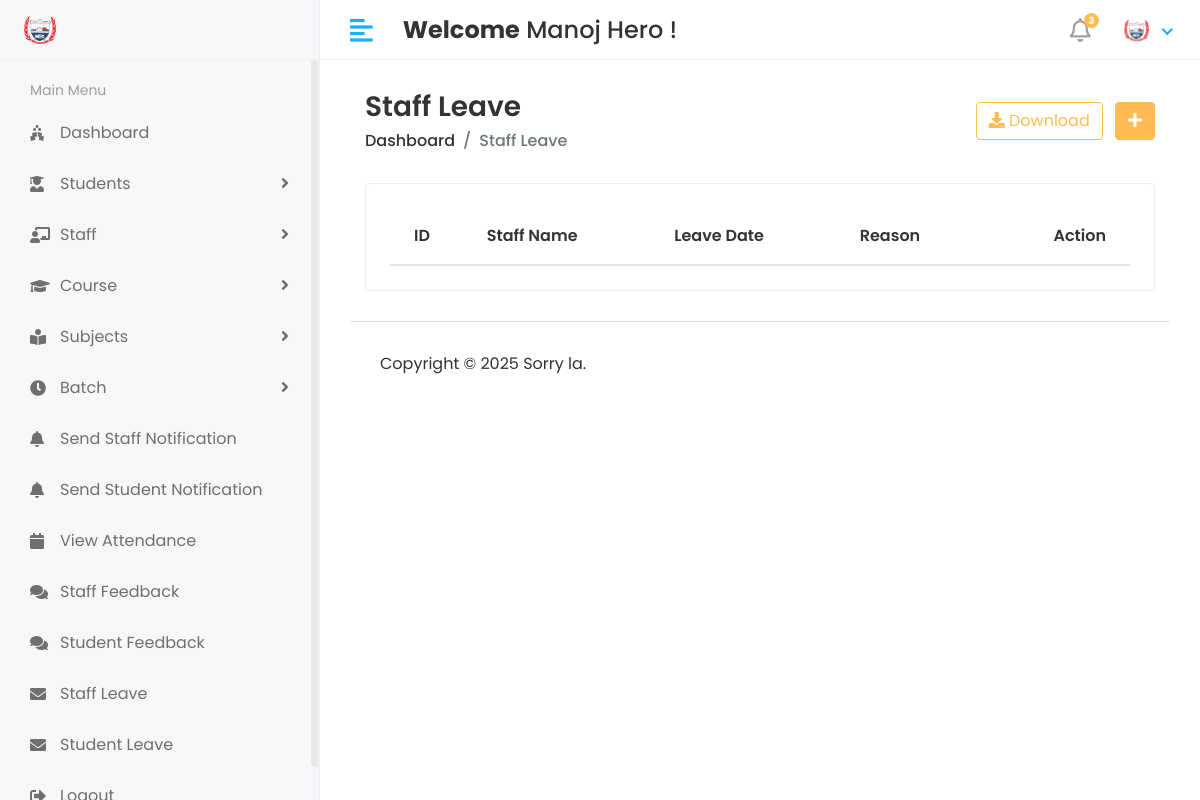
Before: /hod/Staff/Leave_view (signed in) with the older database file.
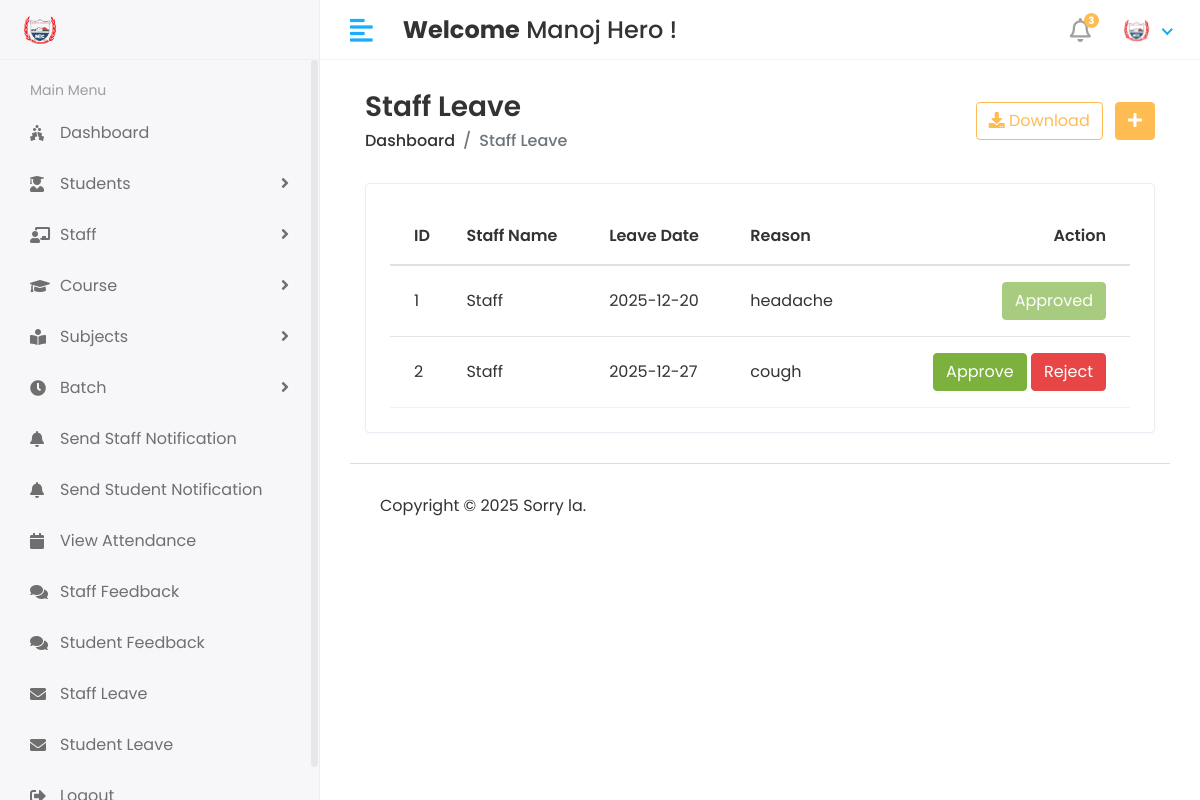
After: the same page with the newer database file.
### smsapp/models.py (models this page shows, shortened)
class CustomUser(AbstractUser):
    USER = (
        (1,'HOD'),
        (2, 'STAFF'),
        (3, 'STUDENT'),
    )
    user_type = models.CharField(choices=USER, max_length=50, default=1)
    profile_pic = models.ImageField(upload_to='media/profile_pic')

class Staff_Leave(models.Model):
    staff_id = models.ForeignKey(Staff,on_delete=models.CASCADE)
    date = models.CharField(max_length=100)
    message = models.TextField()
    status = models.IntegerField(default=0)
    created_at = models.DateTimeField(auto_now_add=True)
    updated_at = models.DateTimeField(auto_now=True)

class Staff(models.Model):
    admin = models.OneToOneField(CustomUser,on_delete=models.CASCADE)
    address =models.TextField()
    gender = models.CharField(max_length=100)
    created_at = models.DateTimeField(auto_now_add=True)
    updated_at = models.DateTimeField(auto_now=True)

### studentmanagementsystem/hod_views.py (the view)
# urls.py: path('hod/Staff/Leave_view', hod_views.Staff_Leave_view, name='staff_leave_view'),
@login_required(login_url='/')
def Staff_Leave_view(request):
    staff_leave = Staff_Leave.objects.all()
    context = {
        'staff_leave':staff_leave,
    }
    return render(request,'hod/staff_leave.html',context)

### templates/hod/staff_leave.html (shortened to what this page needs)
{% extends 'base.html' %}
{% block content %}
{% load static %}
        <div class="content container-fluid">
               <div class="page-header">
                  <div class="row align-items-center">
                     <div class="col">
                        <h3 class="page-title">Staff Leave</h3>
                        <ul class="breadcrumb">
                           <li class="breadcrumb-item"><a href="index.html">Dashboard</a></li>
                           <li class="breadcrumb-item active">Staff Leave</li>
                        </ul>
                     </div>
                     <div class="col-auto text-right float-right ml-auto">
                        <a href="#" class="btn btn-outline-primary mr-2"><i class="fas fa-download"></i> Download</a>
                        <a href="add-student.html" class="btn btn-primary"><i class="fas fa-plus"></i></a>
                     </div>
                  </div>
               </div>
               <div class="row">
                  <div class="col-sm-12">
                     <div class="card card-table">
                        <div class="card-body">
                           <div class="table-responsive">
                              <table id="table_id" class="table table-hover table-center mb-0 ">
                                 <thead>
                                    <tr>
                                       <th>ID</th>
                                       <th>Staff Name</th>
                                       <th>Leave Date</th>
                                       <th>Reason</th>
                                       <th class="text-right">Action</th>
                                    </tr>
                                 </thead>
                                 <tbody>
                                 {% for i in staff_leave %}
                                    <tr>
                                       <td>{{i.id}}</td>
                                       <td>{{i.staff_id.admin.first_name}}</td>
                                       <td>{{i.date}}</td>
                                       <td>{{i.message}}</td>
                                       <td class="text-right">
                                          <div class="actions">
                                            {% if i.status == 0 %}
                                            <a href="{% url 'staff_approve_leave' i.id %}" class="btn btn-success">Approve</a>
                                            <a href="{% url 'staff_reject_leave' i.id %}" class="btn btn-danger">Reject</a>
                                            {% elif i.status == 1 %}
                                            <button class="btn btn-success" disabled="disabled">Approved</button>
                                            {% else %}
                                            <button class="btn btn-danger" disabled="disabled">Rejected</button>
                                            {% endif %}
                                          </div>
                                       </td>
                                    </tr>
                                 {% endfor %}
                                 </tbody>
                              </table>
                           </div>
                        </div>
                     </div>
                  </div>
               </div>
            </div>
{% endblock %}

### templates/base.html (shortened to what this page needs)
<!DOCTYPE html>
<html lang="en">
{% load static %}
   <head>
      <link rel="stylesheet" href="{% static 'assets/plugins/bootstrap/css/bootstrap.min.css' %}">
      <link rel="stylesheet" href="{% static 'assets/plugins/fontawesome/css/fontawesome.min.css' %}">
      <link rel="stylesheet" href="{% static 'assets/plugins/fontawesome/css/all.min.css' %}">
      <link rel="stylesheet" href="{% static 'assets/css/style.css' %}">
       <link rel="stylesheet" href="{% static 'assets/plugins/datatables/datatables.min.css' %}">
   </head>
<body>
      <div class="main-wrapper">
         {% include 'includes/header.html' %}
         {% include 'includes/sidebar.html' %}
         <div class="page-wrapper">
            <div class="content container-fluid">
               {% block content %}
               {% endblock %}
          {% include 'includes/footer.html' %}
         </div>
      </div>
      </div>
   </body>
</html>

### templates/includes/header.html (shortened to what this page needs)
{% load static %}
<div class="header">
   <div class="header-left">
    <a href="#" class="logo">
        <img src="{% static 'assets/img2/big.png' %}" alt="Logo">
    </a>
</div>
            <a href="javascript:void(0);" id="toggle_btn">
            <i class="fas fa-align-left"></i>
            </a>
            <div class="top-nav-search mt-3">
               <h4><strong>Welcome</strong>&nbsp<span>{{ user.first_name }} {{ user.last_name }}</span>&nbsp!</h4>
            </div>
            <ul class="nav user-menu">
               <li class="nav-item dropdown noti-dropdown">
                  <a href="#" class="dropdown-toggle nav-link" data-toggle="dropdown">
                  <i class="far fa-bell"></i> <span class="badge badge-pill">3</span>
                  </a>
               </li>
               <li class="nav-item dropdown has-arrow">
                  <a href="#" class="dropdown-toggle nav-link" data-toggle="dropdown">
                     {% if user.profile_pic == "" %}
                  <span class="user-img"><img class="rounded-circle" src="static 'assets/img/noimages" width="31" alt="Ryan Taylor"></span>
                     {% else %}
                  <span class="user-img"><img class="rounded-circle" src="/{{user.profile_pic}}" width="31" alt="Ryan Taylor"></span>
                  {% endif %}
                  </a>
               </li>
            </ul>
         </div>

### templates/includes/sidebar.html (shortened to what this page needs)
{% load active_link_tags %}
<div class="sidebar" id="sidebar">
            <div class="sidebar-inner slimscroll">
               <div id="sidebar-menu" class="sidebar-menu">
                  {% if user.user_type == '1' %}
                  <ul>
                     <li class="menu-title">
                        <span>Main Menu</span>
                     </li>
                     <li class="{% active_link 'hod_home' 'active' %}">
                        <a href="{% url 'hod_home' %}"><i class="fas fa-holly-berry"></i> <span>Dashboard</span></a>
                     </li>
                     <li class="submenu {% active_link 'add_student' 'active' %}{% active_link 'view_student' 'active' %} ">
                        <a href="#"><i class="fas fa-user-graduate"></i> <span> Students</span> <span class="menu-arrow"></span></a>
                     </li>
                     <li class="submenu {% active_link 'add_staff' 'active' %}{% active_link 'view_staff' 'active' %}">
                        <a href="#"><i class="fas fa-chalkboard-teacher"></i> <span> Staff</span> <span class="menu-arrow"></span></a>
                     </li>
                     <li class="submenu {% active_link 'add_course' 'active' %}{% active_link 'view_course' 'active' %}">
                        <a href="#"><i class="fa fa-graduation-cap"></i> <span> Course</span> <span class="menu-arrow"></span></a>
                     </li>
                     <li class="submenu {% active_link 'add_subject' 'active' %}{% active_link 'view_subject' 'active' %}">
                        <a href="#"><i class="fas fa-book-reader"></i> <span> Subjects</span> <span class="menu-arrow"></span></a>
                     </li>
                     <li class="submenu {% active_link 'add_batch' 'active' %}{% active_link 'view_batch' 'active' %}">
                        <a href="#"><i class="fas fa-clock"></i> <span> Batch</span> <span class="menu-arrow"></span></a>
                     </li>
                     <li>
                     <a href="{% url 'staff_send_notification' %}"><i class="fas fa-bell"></i><span>Send Staff Notification</span></a>
                     </li>
                     <li>
                     <a href="{% url 'student_send_notification' %}"><i class="fas fa-bell"></i><span>Send Student Notification</span></a>
                     </li>
                     <li>
                     <a href="holiday.html"><i class="fa fa-calendar"></i> <span>View Attendance</span></a>
                     </li>
                     <li>
                     <a href="{% url 'staff_feedback_reply' %}"><i class="fas fa-comments"></i> <span>Staff Feedback</span></a>
                     </li>
                     <li>
                     <a href="{% url 'get_student_feedback' %}"><i class="fas fa-comments"></i> <span>Student Feedback</span></a>
                     </li>
                     <li>
                     <a href="{% url 'staff_leave_view' %}"><i class="fa fa-envelope"></i> <span>Staff Leave</span></a>
                     </li>
                     <li>
                     <a href="holiday.html"><i class="fa fa-envelope"></i> <span>Student Leave</span></a>
                     </li>
                     <li>
                     <a href="{% url 'logout' %}"><i class="fa fa-sign-out-alt"></i> <span>Logout</span></a>
                     </li>
                  </ul>
               {% endif %}
               </div>
            </div>
         </div>

### templates/includes/footer.html
{% load static %}
<footer>
  <p>Copyright © 2025 Sorry la.</p>
</footer>

Changed rows visible on the page:
added Staff_Leave: id "1", staff_id.admin.first_name "Staff", date "2025-12-20", message "headache", status "Approved"
added Staff_Leave: id "2", staff_id.admin.first_name "Staff", date "2025-12-27", message "cough", status "Approve"
